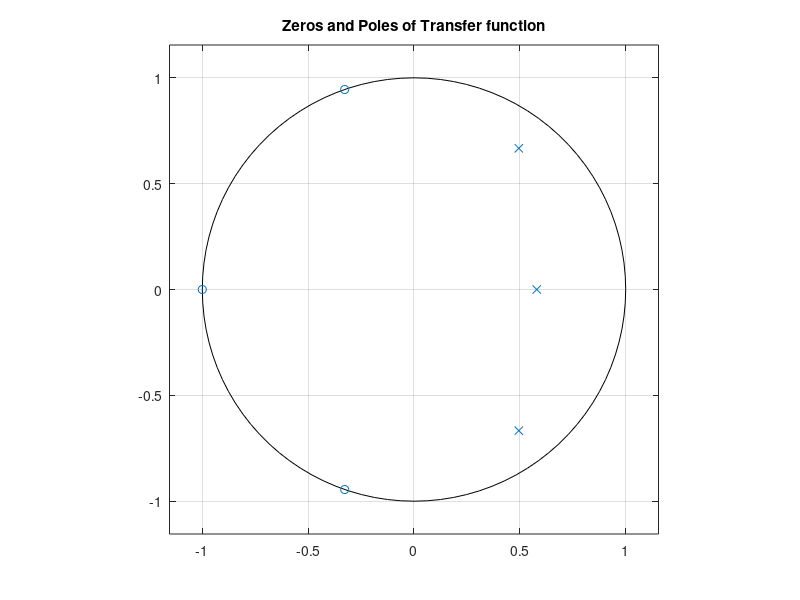
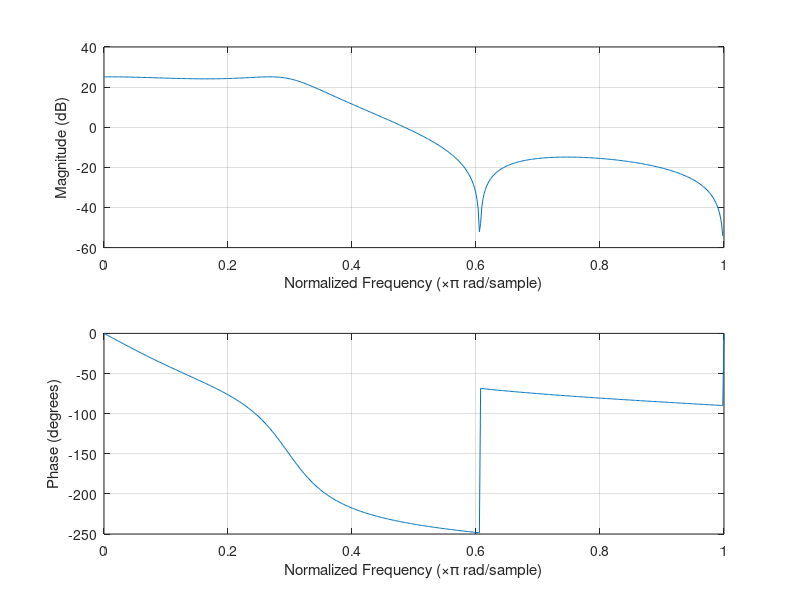

Write MATLAB code to recreate these figures, in order.
%% Problem1

b=[1,1.655,1.655,1];
a=[1,-1.57,1.264,-0.4];

figure(1)
zplane(b,a);
title('Zeros and Poles of Transfer function')
figure(2)
freqz(b,a);



